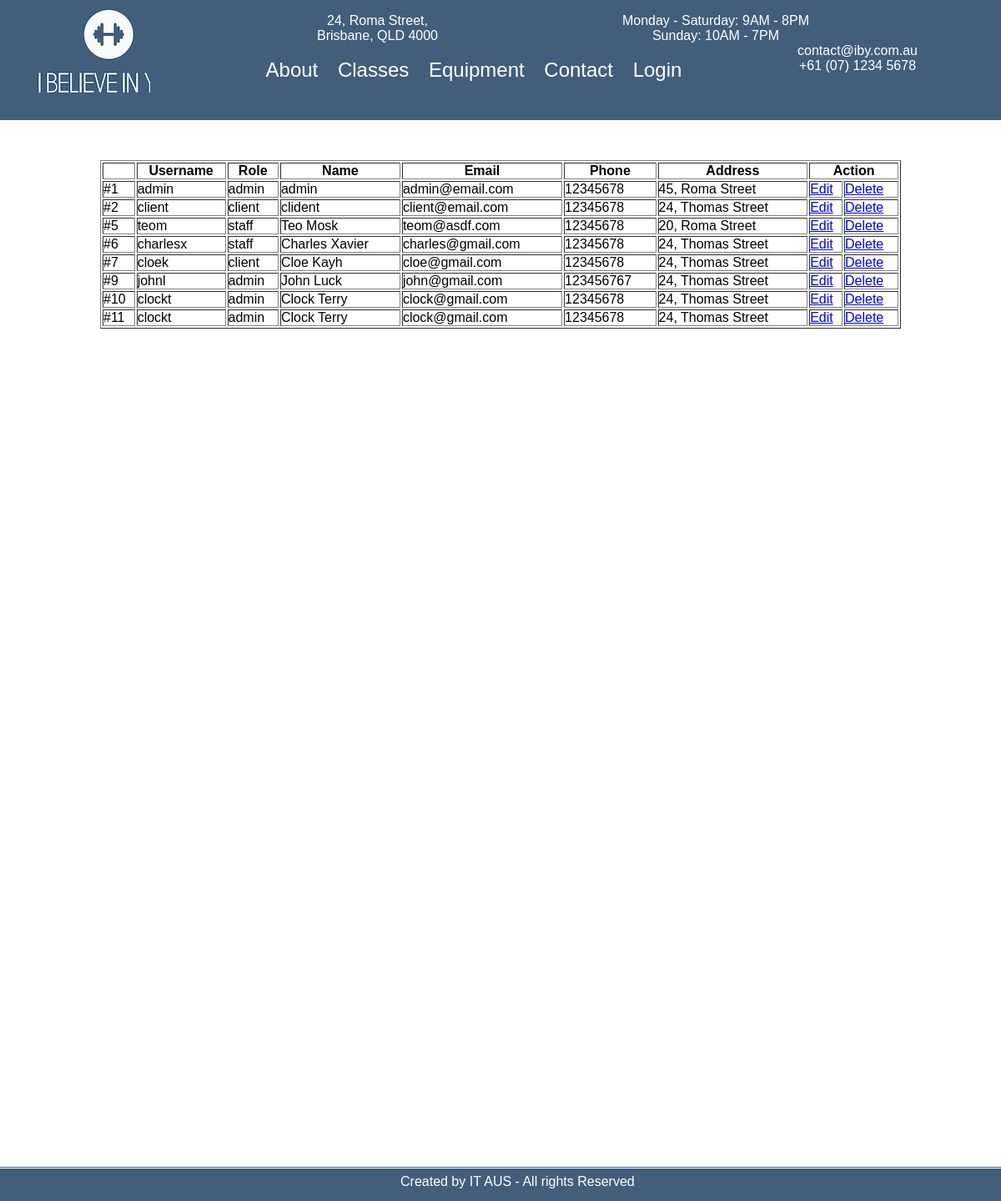
Page /pages/users-list.php on the committed database.
### tables this page shows
CREATE TABLE `users` (
  `id` int(11) NOT NULL,
  `username` varchar(200) NOT NULL,
  `role` varchar(200) NOT NULL,
  `password` varchar(200) NOT NULL,
  `name` varchar(200) NOT NULL,
  `email` varchar(200) NOT NULL,
  `phone` varchar(200) NOT NULL,
  `address` varchar(200) NOT NULL
);

### functions/functions.php (called while the page is built, shortened)
<?php
    function listUsers($id = 0){
        $db = dbLink();
        $sql = 'SELECT * FROM users';
        $users = [];
        foreach($db->query($sql) as $row){
            $users[] = $row;
        }
        return $users;
    }

### pages/users-list.php (the view, shortened to what this page needs)
<?php
    include_once('../functions/functions.php');
?>
<!DOCTYPE html>
<html lang="en">
<head>
    <link rel="stylesheet" href="../css/style.css">
</head>
<body>
<div class="grid-content-users-list">
        <div class="logo">
            <a href="../index.php" class="logo">
            <img src="../images/logo.png" alt="logo">
            </a>
        </div>
        <nav>
            <p class="p-address">
                24, Roma Street, <br>
                Brisbane, QLD 4000
            </p>
            <p class="p-hours">
                Monday - Saturday:
                9AM - 8PM <br>
                Sunday: 10AM - 7PM
            </p>
            <p class="p-contact">
                contact@iby.com.au <br>
                +61 (07) 1234 5678
            </p><br><br><br>
            <a href="about.php">About</a>
            <a href="classes.php">Classes</a>
            <a href="equipment.php">Equipment</a>
            <a href="contact.php">Contact</a>
            <a href="login.php">Login</a>
        </nav>
        <div class="table-users-list">
            <table border="1" class="table">
                <tr>
                    <th></th>
                    <th>Username</th>
                    <th>Role</th>
                    <th>Name</th>
                    <th>Email</th>
                    <th>Phone</th>
                    <th>Address</th>
                    <th colspan="2">Action</th>
                </tr>
                <?php
                    $users = listUsers();
                    foreach ($users as $key => $user) { ?>
                        <tr>
                            <td>#<?= $user['id'] ?></td>
                            <td><?= $user['username'] ?></td>
                            <td><?= $user['role'] ?></td>
                            <td><?= $user['name'] ?></td>
                            <td><?= $user['email'] ?></td>
                            <td><?= $user['phone'] ?></td>
                            <td><?= $user['address'] ?></td>
                            <td><a href="?user_id=<?= $user['id'] ?>#users">Edit</a></td>
                            <td><a href="?delete_id=<?= $user['id'] ?>#delete">Delete</a></td>
                        </tr><?php
                    }
                ?>
            </table>
    </div>
    <footer>
        <p class="p-footer">Created by IT AUS - All rights Reserved
        <a href="https://www.facebook.com/" class="links-hover social-media-links"><i class="bi bi-facebook"></i></a>
        <a href="https://www.twitter.com/"class="links-hover social-media-links"><i class="bi bi-twitter"></i></a>
        <a href="https://www.instagram.com/" class="links-hover social-media-links"><i class="bi bi-instagram"></i></a>
        </p>
    </footer>
    </div>
</body>
</html>

### css/style.css (style rules this page uses)
* { margin: 0; padding: 0; box-sizing: border-box; }
body { height: 100vh; width: 100vw; font-family: 'Montserrat', sans-serif; }
.logo { grid-area: 1/1/4/4; background-color: #425e7b; padding-left: 15px; }
nav { grid-area: 1/4/4/21; background-color: #425e7b; color: white; padding-top:1em; text-align: center; }
nav a, .social-media p { text-decoration: none; color: white; font-size: 1.5em; padding: 0.4em; }
.p-address { float: left; margin-left: 200px; }
.p-hours { float: right; margin-right: 230px; }
.p-contact { float: right; margin-right: 100px; }
footer { grid-area: 79/1/81/21; background-color: #425e7b; border-top: double; color:white; height: 2.6em; position: fixed; bottom: 0; width:100vw; }
footer p, footer a { text-decoration: none; color: white; font-size: 1em; padding: 0.4em; }
footer p { padding-left: 40vw; }
.social-media-links { float: right; padding-right: 20px; }
.grid-content-users-list { display: grid; grid-template-columns: repeat(20,1fr); grid-template-rows: repeat(30,1fr); width: 100vw; height: 180vh; }
.table-users-list { grid-area: 5/3/22/19; }
.table { width: 100%; }

### rows in the picture
users: id "1", username "admin", role "admin", name "admin", email "admin@email.com", phone "12345678", address "45, Roma Street"
users: id "2", username "client", role "client", name "clident", email "client@email.com", phone "12345678", address "24, Thomas Street"
users: id "5", username "teom", role "staff", name "Teo Mosk", email "teom@asdf.com", phone "12345678", address "20, Roma Street"
users: id "6", username "charlesx", role "staff", name "Charles Xavier", email "charles@gmail.com", phone "12345678", address "24, Thomas Street"
users: id "7", username "cloek", role "client", name "Cloe Kayh", email "cloe@gmail.com", phone "12345678", address "24, Thomas Street"
users: id "9", username "johnl", role "admin", name "John Luck", email "john@gmail.com", phone "123456767", address "24, Thomas Street"
users: id "10", username "clockt", role "admin", name "Clock Terry", email "clock@gmail.com", phone "12345678", address "24, Thomas Street"
users: id "11", username "clockt", role "admin", name "Clock Terry", email "clock@gmail.com", phone "12345678", address "24, Thomas Street"
